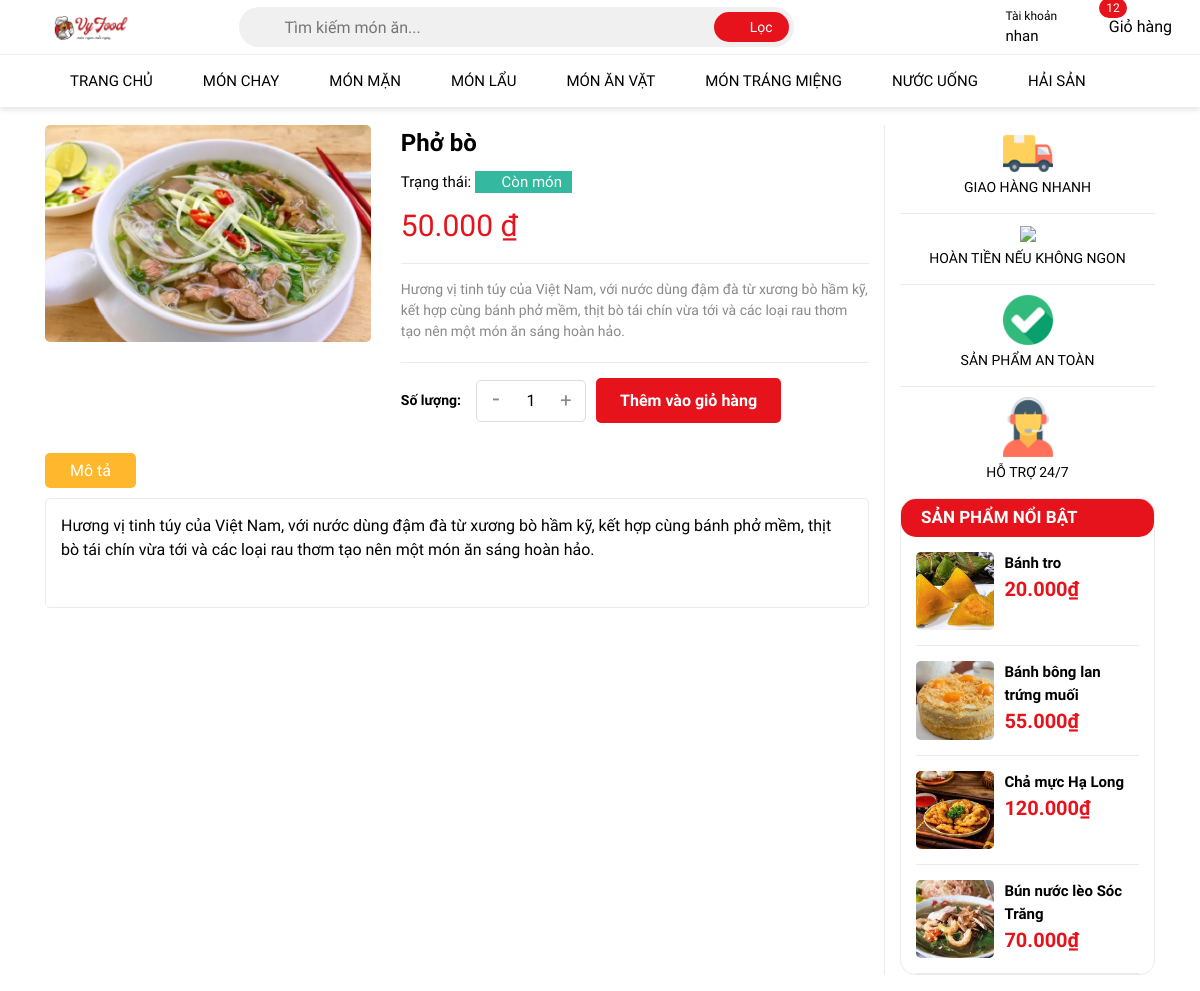
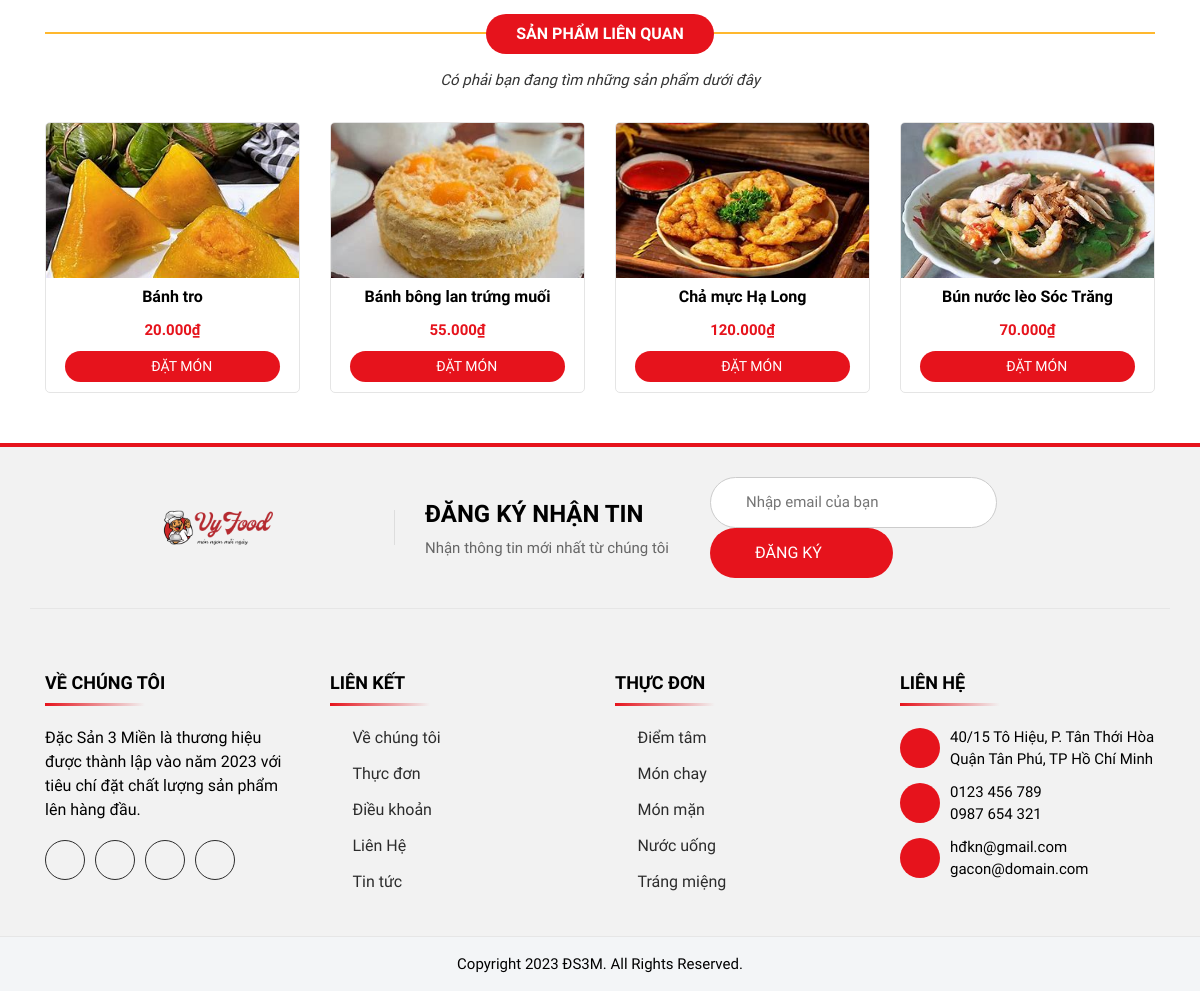
The app's page /chitietsp-login.php?id=1 (signed in) with its own data (2 pictures, top to bottom).
### tables this page shows
CREATE TABLE `sanpham` (
  `ID` int(11) NOT NULL,
  `Name` varchar(255) NOT NULL,
  `Image` varchar(255) NOT NULL,
  `Price` int(255) NOT NULL,
  `Describtion` varchar(255) NOT NULL,
  `Type` enum('món chay','món mặn','món lẩu','món ăn vặt','món tráng miệng','nước uống','hải sản') NOT NULL,
  `Visible` tinyint(1) NOT NULL DEFAULT 1
);

### chitietsp-login.php (the view, shortened to what this page needs)
<!DOCTYPE html>
<html lang="en">
  <head>
    <link
      rel="stylesheet"
      href="https://cdn.jsdelivr.net/npm/bootstrap@4.0.0/dist/css/bootstrap.min.css"
    />
    <link
      rel="stylesheet"
      href="assets/font-awesome-pro-v6-6.2.0/css/all.min.css"
    />
    <link rel="stylesheet" href="assets/css/base.css" />
    <link rel="stylesheet" href="assets/css/style.css" />
  </head>
  <body>
  <?php
    include_once "includes/headerlogin.php";
    ?>
    <?php
        include "connect.php";
        if (isset($_GET['id'])) {
            $id = intval($_GET['id']);
            $sql = "SELECT * FROM sanpham WHERE ID = $id";
            $result = mysqli_query($conn, $sql);
            if (mysqli_num_rows($result) > 0) {
                $row = mysqli_fetch_assoc($result);
            } else {
                echo "<h2>Không tìm thấy sản phẩm!</h2>";
                exit();
            }
        } else {
            echo "<h2>Không có sản phẩm nào được chọn!</h2>";
            exit();
        }
?>
    <div class="chitietSP">
      <div class="container">
        <div class="row">
          <div class="col-xl-9 col-lg-9">
            <div class="row">
              <div class="col-xl-5 col-lg-5">
                <div class="inner-image">
                  <div class="inner-img">
                    <img src="<?php echo $row['Image']?>" />
                  </div>
                </div>
              </div>
              <div class="col-xl-7 col-lg-7">
                <div class="inner-content">
                  <div class="inner-ten"><?php echo $row['Name']?></div>
                  <div class="inner-tt">
                    Trạng thái:
                    <span class="inner-conhang"
                      ><i class="fa-solid fa-check"></i>Còn món</span
                    >
                  </div>
                  <form action="" method="post">
                  <div class="inner-gia"><?php echo $row['Price'] ?>.000 ₫</div>
                  <div class="inner-desc">
                    <?php echo $row['Describtion'] ?>
                  </div>
                </div>
                <div class="inner-add">
                  <div class="inner-sl">Số lượng:</div>
                  <div class="inner-tanggiam">
                    <span id="giam" onclick="giamsoluong()" class="inner-tru">-</span>
                    <input
                      id="tanggiam"
                      type="text"
                      value="1"
                      class="inner-so"
                      name="soluong";
                    />
                    <span id="tang" onclick="tangsoluong()" class="inner-cong">+</span>
                  </div>
                  <button type="submit" onclick="thongbao()" class="inner-nut" name="addProduct">
                    Thêm vào giỏ hàng
                  </button>
                </div>
              </div>
              <div class="col-xl-12">
                <div class="inner-thongtin">
                  <div class="inner-nut">
                    <button class="inner-mt inner-mt-active">Mô tả</button>
                  </div>
                  <div class="inner-mota">
                    <div class="inner-nd">
                    <?php echo $row['Describtion'] ?>
                    </div>
                  </div>
                </div>
              </div>
            </div>
          </div>
          <div class="col-xl-3 col-lg-3">
            <div class="inner-danhmuc">
              <div class="inner-dm">
                <div class="inner-hinh">
                  <img src="assets/img/service_1.webp" />
                </div>
                <div class="inner-chu">GIAO HÀNG NHANH</div>
              </div>
              <div class="inner-dm">
                <div class="inner-hinh">
                  <img src="assets/img/service_2.png" />
                </div>
                <div class="inner-chu">HOÀN TIỀN NẾU KHÔNG NGON</div>
              </div>
              <div class="inner-dm">
                <div class="inner-hinh">
                  <img src="assets/img/service_3.webp" />
                </div>
                <div class="inner-chu">SẢN PHẨM AN TOÀN</div>
              </div>
              <div class="inner-dm">
                <div class="inner-hinh">
                  <img src="assets/img/service_4.webp" />
                </div>
                <div class="inner-chu">HỖ TRỢ 24/7</div>
              </div>
            </div>
            <?php
include "connect.php";
$sql = "SELECT ID, Name, Image, Price FROM sanpham ORDER BY RAND() LIMIT 4";
$result = $conn->query($sql);
if ($result->num_rows > 0) {
    echo "<div class='inner-noibat'>";
    echo "<div class='inner-nb'>SẢN PHẨM NỔI BẬT</div>";
    echo "<div class='inner-sp'>";
    while ($row = $result->fetch_assoc()) {
        echo "<div class='inner-item'>";
        echo "<a href='chitietsp-login.php?id=" . $row["ID"] . "' class='inner-anh'>";
        echo "<img src='" . $row["Image"] . "' alt='" . $row["Name"] . "'>";
        echo "</a>";
        echo "<div class='inner-mota'>";
        echo "<div class='inner-ten'>" . $row["Name"] . "</div>";
        echo "<div class='inner-gia'>" . number_format($row["Price"]) . ".000₫</div>";
        echo "</div>";
        echo "</div>";
    }
    echo "</div></div>";
} else {
    echo "<p>Không có món ăn nổi bật nào.</p>";
}
?>
          </div>
        </div>
      </div>
    </div>
    <div class="SanPham">
      <div class="container">
        <div class="row">
          <div class="col-12">
            <div class="inner-head">
              <div class="inner-title">Sản phẩm liên quan</div>
              <p class="inner-desc">
                Có phải bạn đang tìm những sản phẩm dưới đây
              </p>
            </div>
          </div>
          <?php
include "connect.php";
$sql = "SELECT * FROM sanpham ORDER BY RAND() LIMIT 4";
$result = $conn->query($sql);
if ($result->num_rows > 0) {
    while ($row = $result->fetch_assoc()) {
        echo '
        <div class="col-xl-3 col-lg-3 col-md-4 col-sm-6 col-12">
            <div class="inner-item">
              <a href="chitietsp-login.php?id='.$row['ID'].'" class="inner-img">
                <img src="'.$row['Image'].'" />
              </a>
              <div class="inner-info">
                <div class="inner-ten">'.$row['Name'].'</div>
                <div class="inner-gia">'.number_format($row['Price'], 0, ',', '.').'.000₫</div>
                <a href="chitietsp-login.php?id='.$row['ID'].'" class="inner-muahang">
                  <i class="fa-solid fa-cart-plus"></i> ĐẶT MÓN
                </a>
              </div>
            </div>
        </div>';
    }
} else {
    echo "Không có sản phẩm nào!";
}
?>
        </div>
      </div>
    </div>
<?php
include_once "includes/footer.php";
?>
</html>

### assets/css/base.css (style rules this page uses)
:root { --color-text: #000000; --color-bg1: #0d5432; --color-bg2: #e6131c; --font: "Roboto Condensed", sans-serif; }
a { text-decoration: none; }
body { color: var(--color-text); font-family: var(--font); overflow-x: hidden; }

### records on screen
sanpham: Name "Phở bò", Price "50", Describtion "Hương vị tinh túy của Việt Nam, với nước dùng đậm đà từ xương bò hầm kỹ, kết hợp cùng bánh phở mềm, thịt bò tái chín vừa tới và các loại rau thơm tạo nên một món ăn sáng hoàn hảo."
sanpham: shows a picture, Name "Bánh tro", Price "20"
sanpham: shows a picture, Name "Bánh bông lan trứng muối", Price "55"
sanpham: shows a picture, Name "Chả mực Hạ Long", Price "120"
sanpham: shows a picture, Name "Bún nước lèo Sóc Trăng", Price "70"

### other values on screen
$_SESSION['mySession'] "nhan"
$row['total_quantity'] "12"
